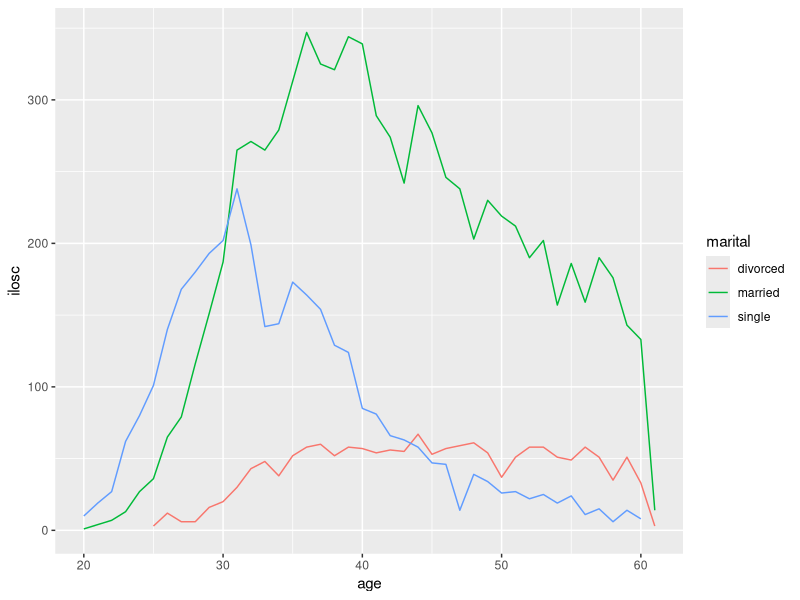
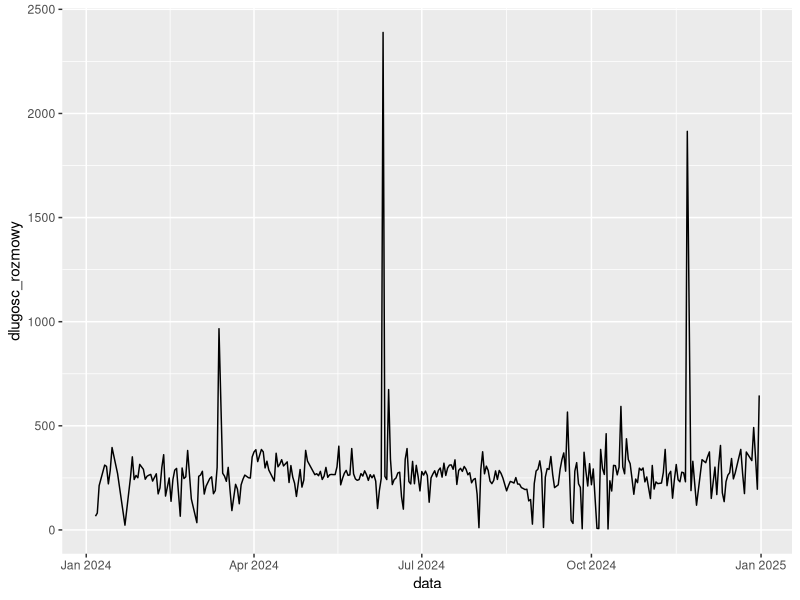
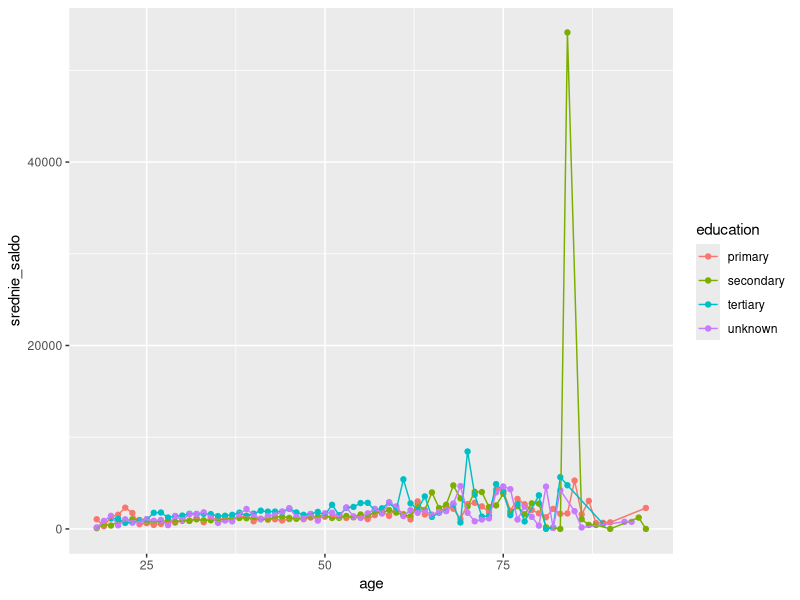
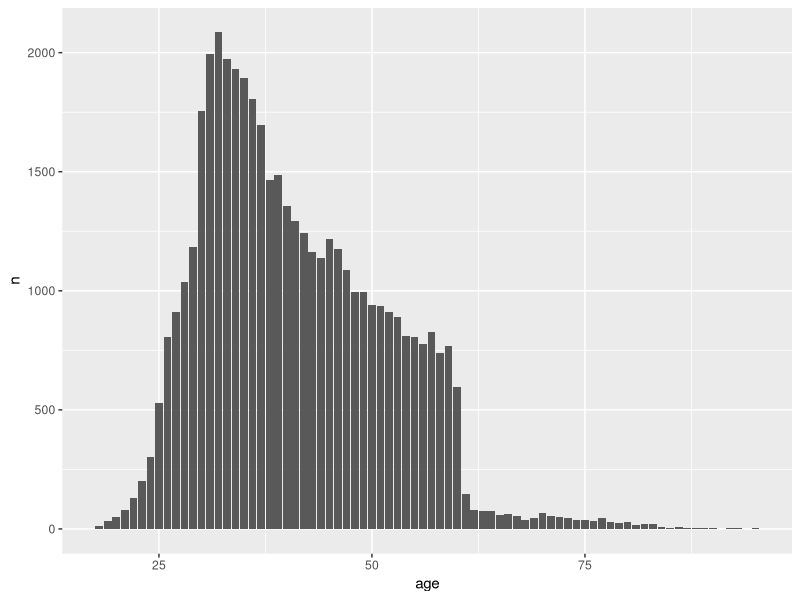
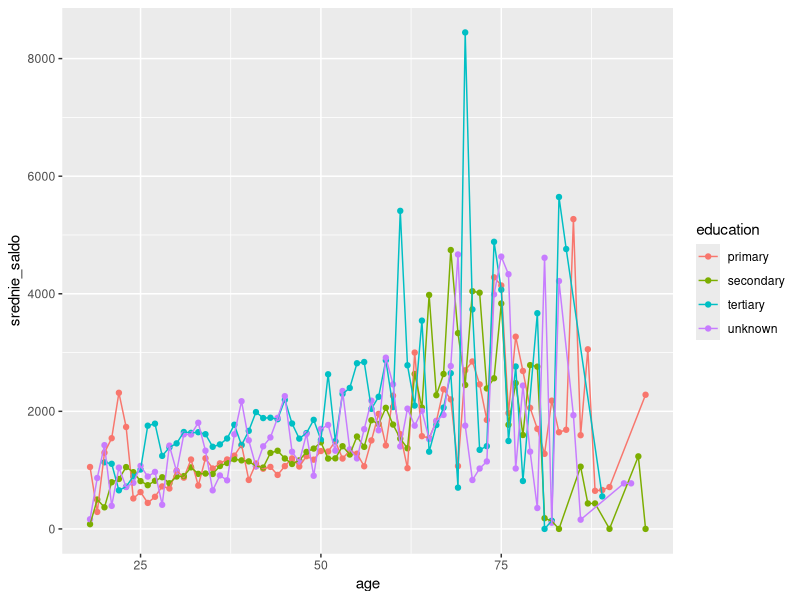

These figures' R source, in order:
## ---- chunk 1
knitr::opts_chunk$set(echo = TRUE)
library(dplyr)
library(ggplot2)

### Wczytanie danych
setwd("O:/Dokumenty/Daniel/R/domowe")
df <- read.csv("dane.csv")

## ---- chunk 2

df %>% 
  group_by(job) %>% 
  summarise(pozyczka_osobista = mean(loan == 'yes')) %>% 
  arrange(-pozyczka_osobista)

df %>% 
  group_by(job) %>% 
  summarise(kredyt_mieszkaniowy = mean(housing == 'yes')) %>% 
  arrange(-kredyt_mieszkaniowy)
## ---- chunk 3

df %>% 
  filter(contact == 'unknown') %>% 
  group_by(marital,age) %>% 
  summarise(ilosc = n()) %>% 
  ggplot(aes(x = age, y = ilosc, color = marital)) +
    geom_line()

## ---- chunk 4

df %>% 
  group_by(education) %>% 
  summarise(srednie_roczne_saldo = mean(balance))

df %>% 
  group_by(default) %>% 
  summarise(srednie_roczne_saldo = mean(balance))

## ---- chunk 5

df %>%   
  mutate(month_num = case_when(
      month == "jan" ~ 01,
      month == "feb" ~ 02,
      month == "mar" ~ 03,
      month == "apr" ~ 04,
      month == "may" ~ 05,
      month == "jun" ~ 06,
      month == "jul" ~ 07,
      month == "aug" ~ 08,
      month == "sep" ~ 09,
      month == "oct" ~ 10,
      month == "nov" ~ 11,
      month == "dec" ~ 12)) %>% 
  mutate(data = as.Date(paste(day,month_num,'2024'), "%d %m %Y")) %>% 
  group_by(data) %>% 
  summarise(dlugosc_rozmowy = mean(duration)) %>%
  ggplot(aes(x = data, y = dlugosc_rozmowy)) +
    geom_line()

## ---- chunk 6
df %>% 
  group_by(age, education) %>% 
  summarise(srednie_saldo = mean(balance)) %>%
  ggplot(aes(x = age, y = srednie_saldo, color = education)) +
    geom_point() +
    geom_line()

df %>% 
  group_by(age) %>% 
  summarise(n=n()) %>% 
  ggplot(aes(x = age, y = n))+
    geom_col()
  

df %>% 
  group_by(age, education) %>% 
  summarise(srednie_saldo = mean(balance)) %>%
  filter(srednie_saldo<40000) %>%
  ggplot(aes(x = age, y = srednie_saldo, color = education)) +
    geom_point() +
    geom_line()


## ---- chunk 7


bezrobotni <- df %>% 
  filter(job %in% 'unemployed') %>% 
  group_by(job) %>% 
  summarise(n = n())
bezrobotni_nie_splacili <- df %>% 
  filter(job %in% 'unemployed', default %in% 'no') %>% 
  group_by(job) %>% 
  summarise(n = n())
bezrobotni_nie_splacili$n / bezrobotni$n
 
nieznani <- df %>% 
  filter(job %in% 'unknown') %>% 
  group_by(job) %>% 
  summarise(n = n())
nieznani_nie_splacili <- df %>% 
  filter(job %in% 'unknown', default %in% 'no') %>% 
  group_by(job) %>% 
  summarise(n = n())
nieznani_nie_splacili$n / nieznani$n

df %>% 
  filter(job %in% c('unknown','unemployed')) %>% 
  group_by(housing,loan) %>% 
  summarise(n = n())  
